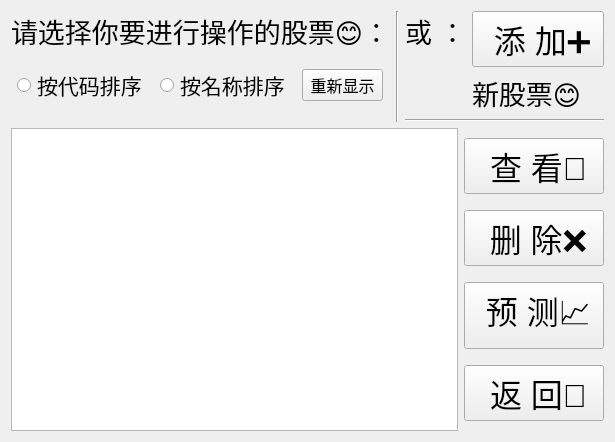
<?xml version="1.0" encoding="UTF-8"?>
<ui version="4.0">
 <class>StockModifyWidget</class>
 <widget class="QWidget" name="StockModifyWidget">
  <property name="geometry">
   <rect>
    <x>0</x>
    <y>0</y>
    <width>500</width>
    <height>358</height>
   </rect>
  </property>
  <property name="windowTitle">
   <string>请选择o(*￣▽￣*)o</string>
  </property>
  <layout class="QGridLayout" name="gridLayout">
   <item row="0" column="0">
    <layout class="QVBoxLayout" name="verticalLayout_2">
     <item>
      <widget class="QLabel" name="label">
       <property name="font">
        <font>
         <family>Microsoft YaHei</family>
         <pointsize>20</pointsize>
        </font>
       </property>
       <property name="text">
        <string>请选择你要进行操作的股票😊：</string>
       </property>
      </widget>
     </item>
    </layout>
   </item>
   <item row="0" column="1" rowspan="4">
    <widget class="Line" name="line_2">
     <property name="orientation">
      <enum>Qt::Vertical</enum>
     </property>
    </widget>
   </item>
   <item row="0" column="2" colspan="2">
    <widget class="QLabel" name="label_2">
     <property name="font">
      <font>
       <family>Microsoft YaHei</family>
       <pointsize>20</pointsize>
      </font>
     </property>
     <property name="text">
      <string>或 ：</string>
     </property>
    </widget>
   </item>
   <item row="0" column="4" rowspan="2">
    <widget class="QPushButton" name="AddButton">
     <property name="maximumSize">
      <size>
       <width>300</width>
       <height>16777215</height>
      </size>
     </property>
     <property name="font">
      <font>
       <family>Microsoft YaHei UI</family>
       <pointsize>24</pointsize>
      </font>
     </property>
     <property name="whatsThis">
      <string>&lt;html&gt;&lt;head/&gt;&lt;body&gt;&lt;p align=&quot;center&quot;&gt;&lt;br/&gt;&lt;/p&gt;&lt;/body&gt;&lt;/html&gt;</string>
     </property>
     <property name="layoutDirection">
      <enum>Qt::LeftToRight</enum>
     </property>
     <property name="text">
      <string>  添 加➕ </string>
     </property>
    </widget>
   </item>
   <item row="1" column="0" rowspan="2">
    <layout class="QHBoxLayout" name="horizontalLayout">
     <item>
      <spacer name="horizontalSpacer_2">
       <property name="orientation">
        <enum>Qt::Horizontal</enum>
       </property>
       <property name="sizeHint" stdset="0">
        <size>
         <width>40</width>
         <height>20</height>
        </size>
       </property>
      </spacer>
     </item>
     <item>
      <widget class="QRadioButton" name="radioButton">
       <property name="font">
        <font>
         <family>Microsoft YaHei UI</family>
         <pointsize>16</pointsize>
        </font>
       </property>
       <property name="text">
        <string>按代码排序</string>
       </property>
      </widget>
     </item>
     <item>
      <spacer name="horizontalSpacer">
       <property name="orientation">
        <enum>Qt::Horizontal</enum>
       </property>
       <property name="sizeHint" stdset="0">
        <size>
         <width>40</width>
         <height>20</height>
        </size>
       </property>
      </spacer>
     </item>
     <item>
      <widget class="QRadioButton" name="radioButton_2">
       <property name="font">
        <font>
         <family>Microsoft YaHei UI</family>
         <pointsize>16</pointsize>
        </font>
       </property>
       <property name="text">
        <string>按名称排序</string>
       </property>
      </widget>
     </item>
     <item>
      <spacer name="horizontalSpacer_3">
       <property name="orientation">
        <enum>Qt::Horizontal</enum>
       </property>
       <property name="sizeHint" stdset="0">
        <size>
         <width>40</width>
         <height>20</height>
        </size>
       </property>
      </spacer>
     </item>
     <item>
      <widget class="QPushButton" name="reShowButton">
       <property name="font">
        <font>
         <family>Microsoft YaHei UI</family>
         <pointsize>12</pointsize>
        </font>
       </property>
       <property name="text">
        <string> 重新显示 </string>
       </property>
      </widget>
     </item>
     <item>
      <spacer name="horizontalSpacer_4">
       <property name="orientation">
        <enum>Qt::Horizontal</enum>
       </property>
       <property name="sizeHint" stdset="0">
        <size>
         <width>40</width>
         <height>20</height>
        </size>
       </property>
      </spacer>
     </item>
    </layout>
   </item>
   <item row="2" column="4">
    <widget class="QLabel" name="label_3">
     <property name="font">
      <font>
       <family>Microsoft YaHei</family>
       <pointsize>20</pointsize>
      </font>
     </property>
     <property name="text">
      <string>新股票😊</string>
     </property>
    </widget>
   </item>
   <item row="4" column="0" colspan="5">
    <layout class="QHBoxLayout" name="horizontalLayout_2">
     <item>
      <widget class="QTableView" name="tableView">
       <property name="font">
        <font>
         <pointsize>14</pointsize>
        </font>
       </property>
      </widget>
     </item>
     <item>
      <layout class="QVBoxLayout" name="verticalLayout">
       <item>
        <spacer name="verticalSpacer_6">
         <property name="orientation">
          <enum>Qt::Vertical</enum>
         </property>
         <property name="sizeType">
          <enum>QSizePolicy::Minimum</enum>
         </property>
         <property name="sizeHint" stdset="0">
          <size>
           <width>20</width>
           <height>10</height>
          </size>
         </property>
        </spacer>
       </item>
       <item>
        <widget class="QPushButton" name="CheckButton">
         <property name="maximumSize">
          <size>
           <width>300</width>
           <height>16777215</height>
          </size>
         </property>
         <property name="font">
          <font>
           <family>Microsoft YaHei UI</family>
           <pointsize>24</pointsize>
          </font>
         </property>
         <property name="whatsThis">
          <string>&lt;html&gt;&lt;head/&gt;&lt;body&gt;&lt;p align=&quot;center&quot;&gt;&lt;br/&gt;&lt;/p&gt;&lt;/body&gt;&lt;/html&gt;</string>
         </property>
         <property name="layoutDirection">
          <enum>Qt::LeftToRight</enum>
         </property>
         <property name="text">
          <string>  查 看👀 </string>
         </property>
        </widget>
       </item>
       <item>
        <spacer name="verticalSpacer_3">
         <property name="orientation">
          <enum>Qt::Vertical</enum>
         </property>
         <property name="sizeType">
          <enum>QSizePolicy::Minimum</enum>
         </property>
         <property name="sizeHint" stdset="0">
          <size>
           <width>20</width>
           <height>10</height>
          </size>
         </property>
        </spacer>
       </item>
       <item>
        <widget class="QPushButton" name="DeleteButton">
         <property name="maximumSize">
          <size>
           <width>300</width>
           <height>16777215</height>
          </size>
         </property>
         <property name="font">
          <font>
           <family>Microsoft YaHei UI</family>
           <pointsize>24</pointsize>
          </font>
         </property>
         <property name="whatsThis">
          <string>&lt;html&gt;&lt;head/&gt;&lt;body&gt;&lt;p align=&quot;center&quot;&gt;&lt;br/&gt;&lt;/p&gt;&lt;/body&gt;&lt;/html&gt;</string>
         </property>
         <property name="layoutDirection">
          <enum>Qt::LeftToRight</enum>
         </property>
         <property name="text">
          <string>  删 除❌ </string>
         </property>
        </widget>
       </item>
       <item>
        <spacer name="verticalSpacer">
         <property name="orientation">
          <enum>Qt::Vertical</enum>
         </property>
         <property name="sizeType">
          <enum>QSizePolicy::Minimum</enum>
         </property>
         <property name="sizeHint" stdset="0">
          <size>
           <width>20</width>
           <height>10</height>
          </size>
         </property>
        </spacer>
       </item>
       <item>
        <widget class="QPushButton" name="ForecastButton">
         <property name="maximumSize">
          <size>
           <width>300</width>
           <height>16777215</height>
          </size>
         </property>
         <property name="font">
          <font>
           <family>Microsoft YaHei UI</family>
           <pointsize>24</pointsize>
          </font>
         </property>
         <property name="whatsThis">
          <string>&lt;html&gt;&lt;head/&gt;&lt;body&gt;&lt;p align=&quot;center&quot;&gt;&lt;br/&gt;&lt;/p&gt;&lt;/body&gt;&lt;/html&gt;</string>
         </property>
         <property name="layoutDirection">
          <enum>Qt::LeftToRight</enum>
         </property>
         <property name="text">
          <string>  预 测📈 </string>
         </property>
        </widget>
       </item>
       <item>
        <spacer name="verticalSpacer_2">
         <property name="orientation">
          <enum>Qt::Vertical</enum>
         </property>
         <property name="sizeType">
          <enum>QSizePolicy::Minimum</enum>
         </property>
         <property name="sizeHint" stdset="0">
          <size>
           <width>20</width>
           <height>10</height>
          </size>
         </property>
        </spacer>
       </item>
       <item>
        <widget class="QPushButton" name="BackButton">
         <property name="maximumSize">
          <size>
           <width>300</width>
           <height>16777215</height>
          </size>
         </property>
         <property name="font">
          <font>
           <family>Microsoft YaHei UI</family>
           <pointsize>24</pointsize>
          </font>
         </property>
         <property name="whatsThis">
          <string>&lt;html&gt;&lt;head/&gt;&lt;body&gt;&lt;p align=&quot;center&quot;&gt;&lt;br/&gt;&lt;/p&gt;&lt;/body&gt;&lt;/html&gt;</string>
         </property>
         <property name="layoutDirection">
          <enum>Qt::LeftToRight</enum>
         </property>
         <property name="text">
          <string>  返 回💨 </string>
         </property>
        </widget>
       </item>
       <item>
        <spacer name="verticalSpacer_4">
         <property name="orientation">
          <enum>Qt::Vertical</enum>
         </property>
         <property name="sizeType">
          <enum>QSizePolicy::Minimum</enum>
         </property>
         <property name="sizeHint" stdset="0">
          <size>
           <width>20</width>
           <height>10</height>
          </size>
         </property>
        </spacer>
       </item>
      </layout>
     </item>
    </layout>
   </item>
   <item row="3" column="2" colspan="3">
    <widget class="Line" name="line">
     <property name="orientation">
      <enum>Qt::Horizontal</enum>
     </property>
    </widget>
   </item>
  </layout>
 </widget>
 <layoutdefault spacing="6" margin="11"/>
 <resources/>
 <connections/>
</ui>
